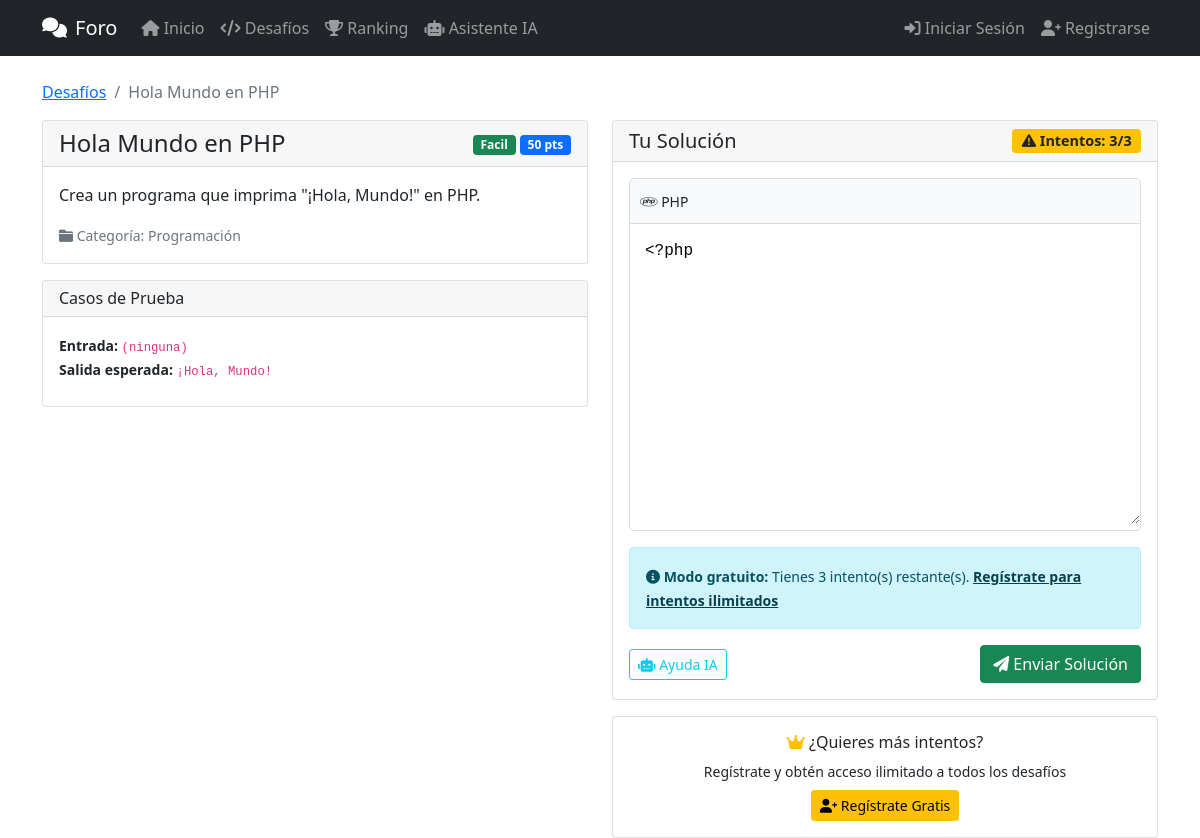
Page /desafio.php?id=1 on the committed database.
### tables this page shows
CREATE TABLE desafios (
    id INT AUTO_INCREMENT PRIMARY KEY,
    titulo VARCHAR(255) NOT NULL,
    descripcion TEXT NOT NULL,
    codigo_base TEXT,
    categoria_id INT,
    dificultad ENUM('facil', 'medio', 'dificil') DEFAULT 'medio',
    puntos INT DEFAULT 100,
    fecha_creacion TIMESTAMP DEFAULT CURRENT_TIMESTAMP,
    FOREIGN KEY (categoria_id) REFERENCES categorias(id)
);

CREATE TABLE categorias (
    id INT AUTO_INCREMENT PRIMARY KEY,
    nombre VARCHAR(100) NOT NULL,
    descripcion TEXT
);

CREATE TABLE casos_prueba (
    id INT AUTO_INCREMENT PRIMARY KEY,
    desafio_id INT,
    entrada TEXT NOT NULL,
    salida_esperada TEXT NOT NULL,
    es_visible BOOLEAN DEFAULT FALSE,
    FOREIGN KEY (desafio_id) REFERENCES desafios(id)
);

### includes/auth.php (called while the page is built, shortened)
<?php
if (!function_exists('isLoggedIn')) {
    function isLoggedIn()
    {
        return isset($_SESSION['user_id']);
    }
}

### desafio.php (the view, shortened to what this page needs)
<?php
include_once 'includes/auth.php';
$desafio_id = $_GET['id'] ?? 0;
$database = new Database();
$db = $database->getConnection();
$query = "SELECT d.*, c.nombre as categoria_nombre
          FROM desafios d
          JOIN categorias c ON d.categoria_id = c.id
          WHERE d.id = ?";
$stmt = $db->prepare($query);
$stmt->execute([$desafio_id]);
$desafio = $stmt->fetch(PDO::FETCH_ASSOC);
$intentos_key = 'desafio_intentos_' . $desafio_id;
$max_intentos = 3;
$intentos_restantes = isLoggedIn() ? 'ilimitados' : $_SESSION[$intentos_key];
$solucion_existente = null;
?>
<!DOCTYPE html>
<html lang="es">
<head>
    <link href="https://cdn.jsdelivr.net/npm/bootstrap@5.1.3/dist/css/bootstrap.min.css" rel="stylesheet">
    <link rel="stylesheet" href="https://cdnjs.cloudflare.com/ajax/libs/font-awesome/6.0.0/css/all.min.css">
</head>
<body>
    <?php include 'navbar.php'; ?>
    <div class="container mt-4">
        <nav aria-label="breadcrumb">
            <ol class="breadcrumb">
                <li class="breadcrumb-item"><a href="desafios.php">Desafíos</a></li>
                <li class="breadcrumb-item active"><?php echo htmlspecialchars($desafio['titulo']); ?></li>
            </ol>
        </nav>
        <div class="row">
            <div class="col-md-6">
                <div class="card">
                    <div class="card-header d-flex justify-content-between align-items-center">
                        <h4 class="mb-0"><?php echo htmlspecialchars($desafio['titulo']); ?></h4>
                        <div>
                            <span class="badge bg-<?php echo $desafio['dificultad'] == 'facil' ? 'success' : ($desafio['dificultad'] == 'medio' ? 'warning' : 'danger'); ?>">
                                <?php echo ucfirst($desafio['dificultad']); ?>
                            </span>
                            <span class="badge bg-primary"><?php echo $desafio['puntos']; ?> pts</span>
                        </div>
                    </div>
                    <div class="card-body">
                        <p class="card-text"><?php echo nl2br(htmlspecialchars($desafio['descripcion'])); ?></p>
                        <div class="mt-3">
                            <small class="text-muted">
                                <i class="fas fa-folder"></i> Categoría: <?php echo htmlspecialchars($desafio['categoria_nombre']); ?>
                            </small>
                        </div>
                    </div>
                </div>
                <div class="card mt-3">
                    <div class="card-header">
                        <h6 class="mb-0">Casos de Prueba</h6>
                    </div>
                    <div class="card-body">
                        <?php
                        $query = "SELECT * FROM casos_prueba WHERE desafio_id = ? AND es_visible = TRUE";
                        $stmt = $db->prepare($query);
                        $stmt->execute([$desafio_id]);
                        $casos_visibles = $stmt->fetchAll(PDO::FETCH_ASSOC);
                        foreach($casos_visibles as $caso): ?>
                            <div class="mb-2">
                                <small><strong>Entrada:</strong> <code><?php echo htmlspecialchars($caso['entrada'] ?: '(ninguna)'); ?></code></small><br>
                                <small><strong>Salida esperada:</strong> <code><?php echo htmlspecialchars($caso['salida_esperada']); ?></code></small>
                            </div>
                        <?php endforeach; ?>
                    </div>
                </div>
            </div>
            <div class="col-md-6">
                <div class="card">
                    <div class="card-header d-flex justify-content-between align-items-center">
                        <h5 class="mb-0">Tu Solución</h5>
                        <?php if (!isLoggedIn()): ?>
                            <span class="badge bg-warning text-dark attempts-badge">
                                <i class="fas fa-exclamation-triangle"></i>
                                Intentos: <?php echo $intentos_restantes; ?>/<?php echo $max_intentos; ?>
                            </span>
                        <?php endif; ?>
                    </div>
                    <div class="card-body">
                        <?php if(!$solucion_existente): ?>
                            <?php if (!isLoggedIn() && $_SESSION[$intentos_key] <= 0): ?>
                                <div class="alert alert-warning text-center">
                                    <h5><i class="fas fa-exclamation-triangle"></i> ¡Límite de intentos alcanzado!</h5>
                                    <p>Has usado tus 3 intentos gratuitos. Regístrate para tener intentos ilimitados.</p>
                                    <a href="register.php?motivo=limite_intentos&desafio=<?php echo $desafio_id; ?>"
                                       class="btn btn-primary btn-lg">
                                        <i class="fas fa-user-plus"></i> Regístrate Gratis
                                    </a>
                                    <div class="mt-2">
                                        <small class="text-muted">¿Ya tienes cuenta? <a href="login.php">Inicia sesión</a></small>
                                    </div>
                                </div>
                            <?php else: ?>
                                <form method="POST">
                                    <div class="editor-container mb-3">
                                        <div class="editor-header">
                                            <small><i class="fab fa-php"></i> PHP</small>
                                        </div>
                                        <textarea class="code-editor" name="codigo_solucion"
                                                  placeholder="Escribe tu código aquí..."
                                                  required><?php echo htmlspecialchars($desafio['codigo_base'] ?? '<?php'); ?></textarea>
                                    </div>
                                    <?php if (!isLoggedIn()): ?>
                                        <div class="alert alert-info">
                                            <small>
                                                <i class="fas fa-info-circle"></i>
                                                <strong>Modo gratuito:</strong> Tienes <?php echo $intentos_restantes; ?> intento(s) restante(s).
                                                <a href="register.php?motivo=limite_intentos&desafio=<?php echo $desafio_id; ?>" class="alert-link">
                                                    Regístrate para intentos ilimitados
                                                </a>
                                            </small>
                                        </div>
                                    <?php endif; ?>
                                    <div class="d-flex justify-content-between align-items-center">
                                        <a href="ayuda_ia.php" class="btn btn-outline-info btn-sm" target="_blank">
                                            <i class="fas fa-robot"></i> Ayuda IA
                                        </a>
                                        <button type="submit" class="btn btn-success">
                                            <i class="fas fa-paper-plane"></i> Enviar Solución
                                        </button>
                                    </div>
                                </form>
                            <?php endif; ?>
                        <?php endif; ?>
                    </div>
                </div>
                <?php if (!isLoggedIn() && $_SESSION[$intentos_key] > 0): ?>
                    <div class="card mt-3">
                        <div class="card-body text-center">
                            <h6><i class="fas fa-crown text-warning"></i> ¿Quieres más intentos?</h6>
                            <p class="small mb-2">Regístrate y obtén acceso ilimitado a todos los desafíos</p>
                            <a href="register.php?motivo=limite_intentos&desafio=<?php echo $desafio_id; ?>"
                               class="btn btn-warning btn-sm">
                                <i class="fas fa-user-plus"></i> Regístrate Gratis
                            </a>
                        </div>
                    </div>
                <?php endif; ?>
            </div>
        </div>
    </div>
</body>
</html>

### desafio.php (style rules this page uses)
.editor-container { border: 1px solid #ddd; border-radius: 5px; overflow: hidden; }
.editor-header { background: #f8f9fa; padding: 10px; border-bottom: 1px solid #ddd; }
.code-editor { width: 100%; min-height: 300px; font-family: 'Courier New', monospace; border: none; padding: 15px; resize: vertical; }
.attempts-badge { font-size: 0.9rem; }

### rows in the picture
desafios: titulo "Hola Mundo en PHP", dificultad "Facil", puntos "50", descripcion "Crea un programa que imprima \"¡Hola, Mundo!\" en PHP.", categoria.nombre "Programación", codigo_solucion "<?php"
casos_prueba: entrada "(ninguna)", salida_esperada "¡Hola, Mundo!"

### other values in the picture
$intentos_restantes "3"
$max_intentos "3"
